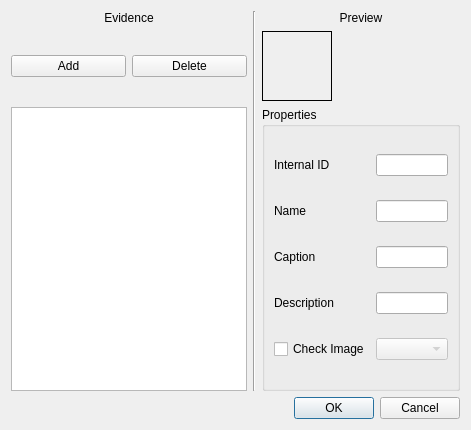
<ui version="4.0" >
 <class>EvidenceEditor</class>
 <widget class="QDialog" name="EvidenceEditor" >
  <property name="geometry" >
   <rect>
    <x>0</x>
    <y>0</y>
    <width>471</width>
    <height>430</height>
   </rect>
  </property>
  <property name="windowTitle" >
   <string>Evidence Editor</string>
  </property>
  <layout class="QGridLayout" name="gridLayout_2" >
   <item row="1" column="0" >
    <layout class="QHBoxLayout" name="horizontalLayout" >
     <item>
      <widget class="QPushButton" name="m_AddButton" >
       <property name="text" >
        <string>Add</string>
       </property>
      </widget>
     </item>
     <item>
      <widget class="QPushButton" name="m_DeleteButton" >
       <property name="text" >
        <string>Delete</string>
       </property>
      </widget>
     </item>
    </layout>
   </item>
   <item rowspan="3" row="0" column="1" >
    <widget class="Line" name="line" >
     <property name="orientation" >
      <enum>Qt::Vertical</enum>
     </property>
    </widget>
   </item>
   <item row="3" column="0" colspan="3" >
    <widget class="QDialogButtonBox" name="buttonBox" >
     <property name="orientation" >
      <enum>Qt::Horizontal</enum>
     </property>
     <property name="standardButtons" >
      <set>QDialogButtonBox::Cancel|QDialogButtonBox::Ok</set>
     </property>
    </widget>
   </item>
   <item row="0" column="0" >
    <widget class="QLabel" name="label" >
     <property name="text" >
      <string>Evidence</string>
     </property>
     <property name="alignment" >
      <set>Qt::AlignCenter</set>
     </property>
    </widget>
   </item>
   <item row="2" column="0" >
    <widget class="QListWidget" name="m_EvidenceList" >
     <property name="sizePolicy" >
      <sizepolicy vsizetype="Expanding" hsizetype="Expanding" >
       <horstretch>0</horstretch>
       <verstretch>2</verstretch>
      </sizepolicy>
     </property>
    </widget>
   </item>
   <item row="0" column="2" >
    <widget class="QLabel" name="label_2" >
     <property name="sizePolicy" >
      <sizepolicy vsizetype="Preferred" hsizetype="Preferred" >
       <horstretch>0</horstretch>
       <verstretch>0</verstretch>
      </sizepolicy>
     </property>
     <property name="text" >
      <string>Preview</string>
     </property>
     <property name="alignment" >
      <set>Qt::AlignCenter</set>
     </property>
    </widget>
   </item>
   <item row="2" column="2" >
    <widget class="QGroupBox" name="groupBox" >
     <property name="sizePolicy" >
      <sizepolicy vsizetype="Preferred" hsizetype="Preferred" >
       <horstretch>2</horstretch>
       <verstretch>5</verstretch>
      </sizepolicy>
     </property>
     <property name="title" >
      <string>Properties</string>
     </property>
     <layout class="QHBoxLayout" name="horizontalLayout_2" >
      <item>
       <layout class="QGridLayout" name="gridLayout" >
        <item row="0" column="0" >
         <widget class="QLabel" name="label_4" >
          <property name="text" >
           <string>Internal ID</string>
          </property>
         </widget>
        </item>
        <item row="0" column="1" >
         <widget class="QLineEdit" name="m_IDEdit" >
          <property name="toolTip" >
           <string>ID used within the script.</string>
          </property>
         </widget>
        </item>
        <item row="1" column="0" >
         <widget class="QLabel" name="label_5" >
          <property name="text" >
           <string>Name</string>
          </property>
         </widget>
        </item>
        <item row="1" column="1" >
         <widget class="QLineEdit" name="m_NameEdit" >
          <property name="toolTip" >
           <string>Name displayed in the Court Record.</string>
          </property>
         </widget>
        </item>
        <item row="2" column="0" >
         <widget class="QLabel" name="label_6" >
          <property name="text" >
           <string>Caption</string>
          </property>
         </widget>
        </item>
        <item row="2" column="1" >
         <widget class="QLineEdit" name="m_CapEdit" >
          <property name="toolTip" >
           <string>String displayed in Court Record green box.</string>
          </property>
         </widget>
        </item>
        <item row="3" column="0" >
         <widget class="QLabel" name="label_7" >
          <property name="text" >
           <string>Description</string>
          </property>
         </widget>
        </item>
        <item row="3" column="1" >
         <widget class="QLineEdit" name="m_DescEdit" >
          <property name="toolTip" >
           <string>String displayed under Court Record details.</string>
          </property>
         </widget>
        </item>
        <item row="4" column="0" >
         <widget class="QCheckBox" name="checkBox" >
          <property name="toolTip" >
           <string>Whether or not this evidence can be checked.</string>
          </property>
          <property name="text" >
           <string>Check Image</string>
          </property>
         </widget>
        </item>
        <item row="4" column="1" >
         <widget class="QComboBox" name="m_CheckImgCB" >
          <property name="enabled" >
           <bool>false</bool>
          </property>
         </widget>
        </item>
       </layout>
      </item>
     </layout>
    </widget>
   </item>
   <item row="1" column="2" >
    <widget class="QLabel" name="m_PreviewLabel" >
     <property name="sizePolicy" >
      <sizepolicy vsizetype="Preferred" hsizetype="Preferred" >
       <horstretch>0</horstretch>
       <verstretch>0</verstretch>
      </sizepolicy>
     </property>
     <property name="minimumSize" >
      <size>
       <width>70</width>
       <height>70</height>
      </size>
     </property>
     <property name="maximumSize" >
      <size>
       <width>70</width>
       <height>70</height>
      </size>
     </property>
     <property name="layoutDirection" >
      <enum>Qt::LeftToRight</enum>
     </property>
     <property name="frameShape" >
      <enum>QFrame::Box</enum>
     </property>
     <property name="text" >
      <string/>
     </property>
     <property name="alignment" >
      <set>Qt::AlignLeading|Qt::AlignLeft|Qt::AlignVCenter</set>
     </property>
    </widget>
   </item>
  </layout>
 </widget>
 <resources/>
 <connections>
  <connection>
   <sender>buttonBox</sender>
   <signal>accepted()</signal>
   <receiver>EvidenceEditor</receiver>
   <slot>accept()</slot>
   <hints>
    <hint type="sourcelabel" >
     <x>248</x>
     <y>254</y>
    </hint>
    <hint type="destinationlabel" >
     <x>157</x>
     <y>274</y>
    </hint>
   </hints>
  </connection>
  <connection>
   <sender>buttonBox</sender>
   <signal>rejected()</signal>
   <receiver>EvidenceEditor</receiver>
   <slot>reject()</slot>
   <hints>
    <hint type="sourcelabel" >
     <x>316</x>
     <y>260</y>
    </hint>
    <hint type="destinationlabel" >
     <x>286</x>
     <y>274</y>
    </hint>
   </hints>
  </connection>
 </connections>
</ui>
